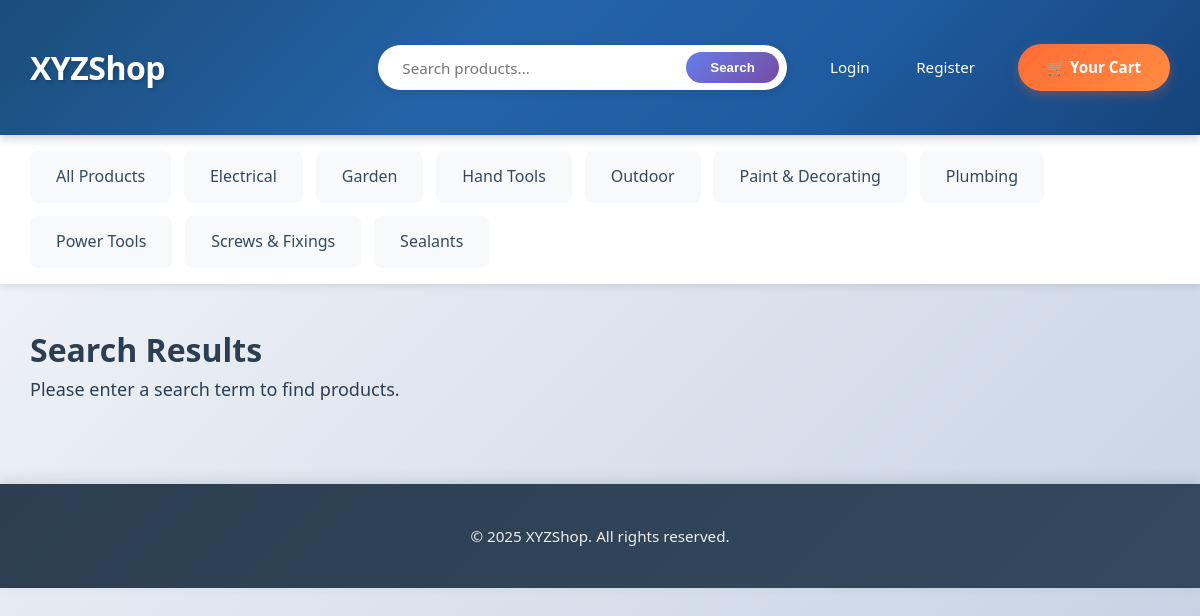
The app's page /search/ with its own data.
### products/models.py (models this page shows, shortened)
class Category(models.Model):
    name = models.CharField(max_length=200, db_index=True)
    slug = models.SlugField(max_length=200, unique=True)
    class Meta:
        ordering = ('name',)
        verbose_name = 'category'
        verbose_name_plural = 'categories'
    def get_absolute_url(self):
        return reverse('products:product_list_by_category', args=[self.slug])

### products/views.py (the view, shortened to what this page needs)
# urls.py: path('search/', views.product_search, name='product_search'),
def product_search(request):
    query = request.GET.get('q', '')
    products = []
    categories = Category.objects.all()
    return render(request, 'products/product/search.html', {
        'query': query,
        'products': products,
        'categories': categories,
        'product_count': len(products)
    })

### cart/cart.py (called while the page is built)
    def __len__(self):
        return sum(item['quantity'] for item in self.cart.values())

### cart/context_processors.py (called while the page is built)
def cart(request):
    return {'cart': Cart(request)}

### products/templates/products/product/search.html (shortened to what this page needs)
{% extends "base.html" %}
{% load static %}
{% block content %}
    <nav>
        <div class="nav-content">
            <ul class="categories">
                <li><a href="{% url 'products:product_list' %}">All Products</a></li>
                {% for c in categories %}
                    <li>
                        <a href="{{ c.get_absolute_url }}">
                            {{ c.name }}
                        </a>
                    </li>
                {% endfor %}
            </ul>
        </div>
    </nav>
    <div class="container">
        <h1>Search Results</h1>
        {% if query %}
            <p style="margin-bottom: 20px; font-size: 18px;">
                Showing results for: <strong>"{{ query }}"</strong>
                {% if product_count > 0 %}
                    ({{ product_count }} product{{ product_count|pluralize }} found)
                {% endif %}
            </p>
        {% else %}
            <p style="margin-bottom: 20px; font-size: 18px;">
                Please enter a search term to find products.
            </p>
        {% endif %}
    </div>
{% endblock %}

### products/templates/base.html (style rules this page uses)
* { margin: 0; padding: 0; box-sizing: border-box; }
body { font-family: 'Segoe UI', Tahoma, Geneva, Verdana, sans-serif; line-height: 1.6; color: #2c3e50; background: linear-gradient(135deg, #f5f7fa 0%, #c3cfe2 100%); min-height: 100vh; }
nav { background-color: white; padding: 1rem 0; box-shadow: 0 2px 8px rgba(0,0,0,0.1); }
.nav-content { max-width: 1300px; margin: 0 auto; padding: 0 30px; }
.categories { list-style: none; display: flex; flex-wrap: wrap; gap: 0.8rem; }
.categories li a { text-decoration: none; color: #34495e; padding: 0.7rem 1.5rem; display: block; border-radius: 8px; font-weight: 500; transition: all 0.3s ease; background-color: #f8f9fa; border: 2px solid transparent; }
.container { max-width: 1300px; margin: 2.5rem auto; padding: 0 30px; }

### records on screen
Category: name "Electrical"
Category: name "Garden"
Category: name "Hand Tools"
Category: name "Outdoor"
Category: name "Paint & Decorating"
Category: name "Plumbing"
Category: name "Power Tools"
Category: name "Screws & Fixings"
Category: name "Sealants"
